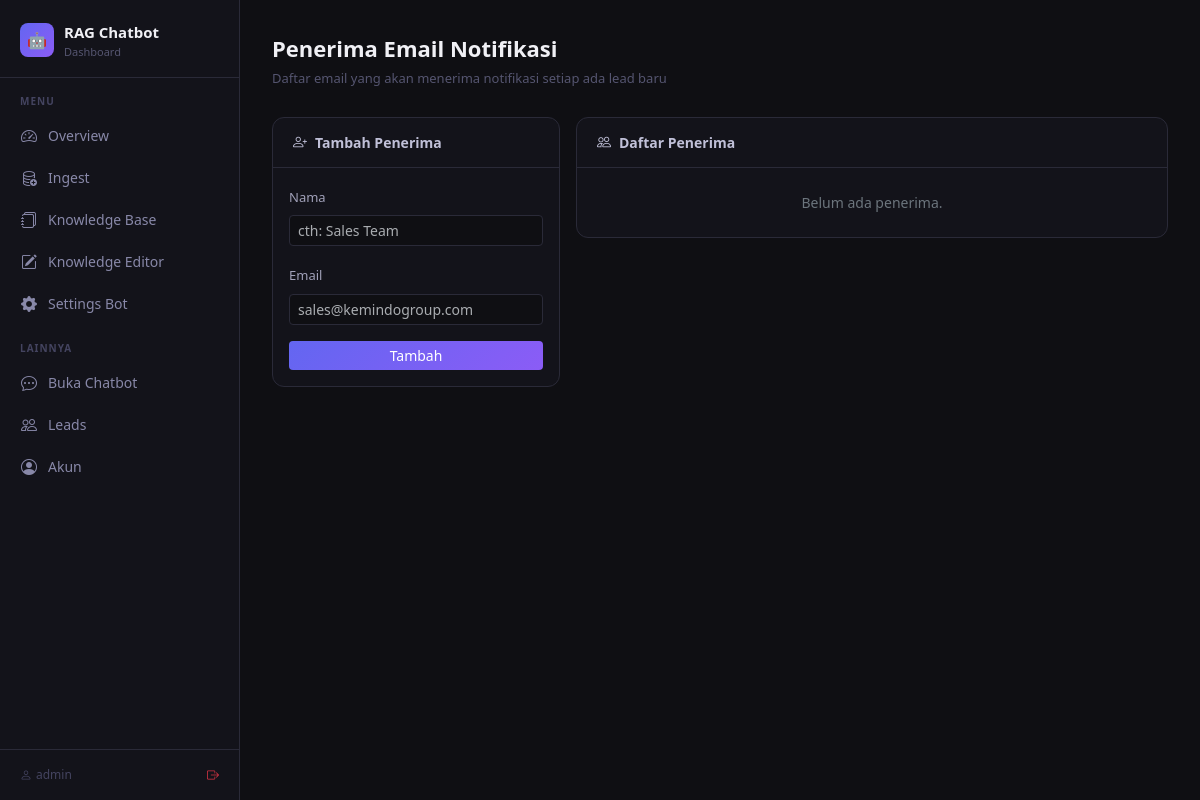
Page /dashboard/recipients.php (signed in) on the earlier database version.
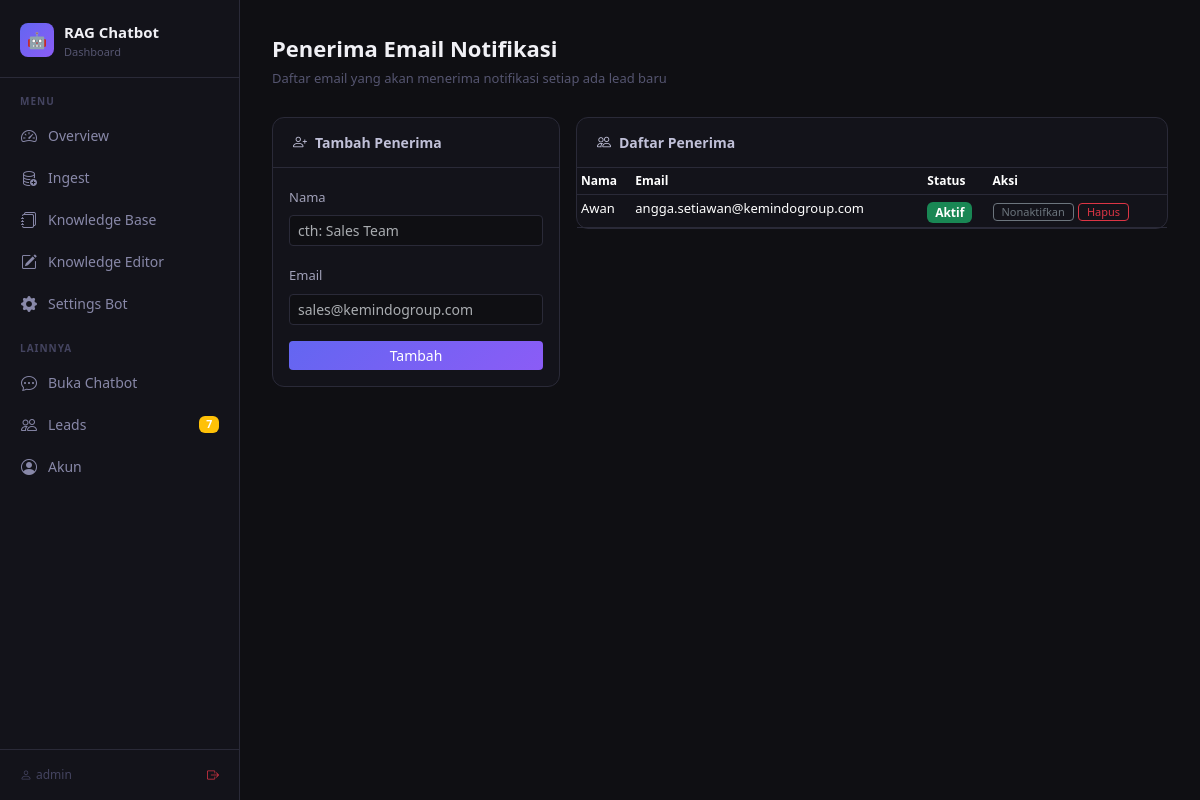
Same page on the later database version.
### tables this page shows
CREATE TABLE `email_recipients` (
  `id` int(11) NOT NULL,
  `name` varchar(255) NOT NULL,
  `email` varchar(255) NOT NULL,
  `active` tinyint(1) DEFAULT 1,
  `created_at` timestamp NOT NULL DEFAULT current_timestamp()
);

### dashboard/includes/db.php (called while the page is built, shortened)
<?php
function getDB(): PDO {
    static $pdo = null;
    if ($pdo) return $pdo;
    $host = $_ENV['DB_HOST'] ?? 'localhost';
    $port = $_ENV['DB_PORT'] ?? '3306';
    $name = $_ENV['DB_NAME'] ?? 'rag_chatbot';
    $user = $_ENV['DB_USER'] ?? 'root';
    $pass = $_ENV['DB_PASS'] ?? '';
    $pdo = new PDO(
        "mysql:host={$host};port={$port};dbname={$name};charset=utf8mb4",
        $user, $pass,
        [PDO::ATTR_ERRMODE => PDO::ERRMODE_EXCEPTION, PDO::ATTR_DEFAULT_FETCH_MODE => PDO::FETCH_ASSOC]
    );
    return $pdo;
}

### dashboard/recipients.php (the view, shortened to what the changed rows need)
<?php
$db = getDB();
$recipients = $db->query("SELECT * FROM email_recipients ORDER BY id ASC")->fetchAll();
require_once __DIR__ . '/includes/header.php';
?>
<div class="row g-3">
    <div class="col-md-8">
        <div class="card">
            <div class="card-body p-0">
                <?php if (empty($recipients)): ?>
                    <div class="p-4 text-center text-secondary small">Belum ada penerima.</div>
                <?php else: ?>
                <table class="table table-sm mb-0">
                    <thead><tr>
                        <th style="font-size:12px">Nama</th>
                        <th style="font-size:12px">Email</th>
                        <th style="font-size:12px">Status</th>
                        <th style="font-size:12px">Aksi</th>
                    </tr></thead>
                    <tbody>
                    <?php foreach ($recipients as $r): ?>
                    <tr>
                        <td style="font-size:13px"><?= htmlspecialchars($r['name']) ?></td>
                        <td style="font-size:13px"><?= htmlspecialchars($r['email']) ?></td>
                        <td>
                            <?php if ($r['active']): ?>
                                <span class="badge bg-success">Aktif</span>
                            <?php else: ?>
                                <span class="badge bg-secondary">Nonaktif</span>
                            <?php endif; ?>
                        </td>
                        <td>
                            <form method="POST" class="d-inline">
                                <button class="btn btn-sm btn-outline-secondary py-0 px-2" style="font-size:11px">
                                    <?= $r['active'] ? 'Nonaktifkan' : 'Aktifkan' ?>
                                </button>
                            </form>
                            <form method="POST" class="d-inline" onsubmit="return confirm('Hapus penerima ini?')">
                                <button class="btn btn-sm btn-outline-danger py-0 px-2" style="font-size:11px">Hapus</button>
                            </form>
                        </td>
                    </tr>
                    <?php endforeach; ?>
                    </tbody>
                </table>
                <?php endif; ?>
            </div>
        </div>
    </div>
</div>
<?php require_once __DIR__ . '/includes/footer.php'; ?>

### dashboard/includes/header.php (shortened to what the changed rows need)
<?php
$currentPage = basename($_SERVER['PHP_SELF'], '.php');
?>
<!DOCTYPE html>
<html lang="id" data-bs-theme="dark">
<head>
    <link rel="stylesheet" href="https://cdn.jsdelivr.net/npm/bootstrap@5.3.3/dist/css/bootstrap.min.css">
    <link rel="stylesheet" href="https://cdn.jsdelivr.net/npm/bootstrap-icons@1.11.3/font/bootstrap-icons.min.css">
</head>
<body>
<div class="sidebar">
    <nav class="nav flex-column">
        <a href="<?= BASE_URL ?>/dashboard/leads.php" class="nav-link <?= $currentPage==='leads'?'active':'' ?>">
            <i class="bi bi-people"></i> Leads
            <?php
            try {
                $newLeads = getDB()->query("SELECT COUNT(*) FROM leads WHERE status='new'")->fetchColumn();
                if ($newLeads > 0) echo '<span class="badge bg-warning ms-auto">' . $newLeads . '</span>';
            } catch(Exception $e) {}
            ?>
        </a>
    </nav>
</div>
<div class="main-content">

Differences in the rows shown:
added email_recipients: name "Awan", email "angga.setiawan@kemindogroup.com", active "Aktif"
Other differences:
$newLeads: (not shown) → "7"
text no longer shown: "Belum ada penerima."
text now shown: "Nama Email Status Aksi"
